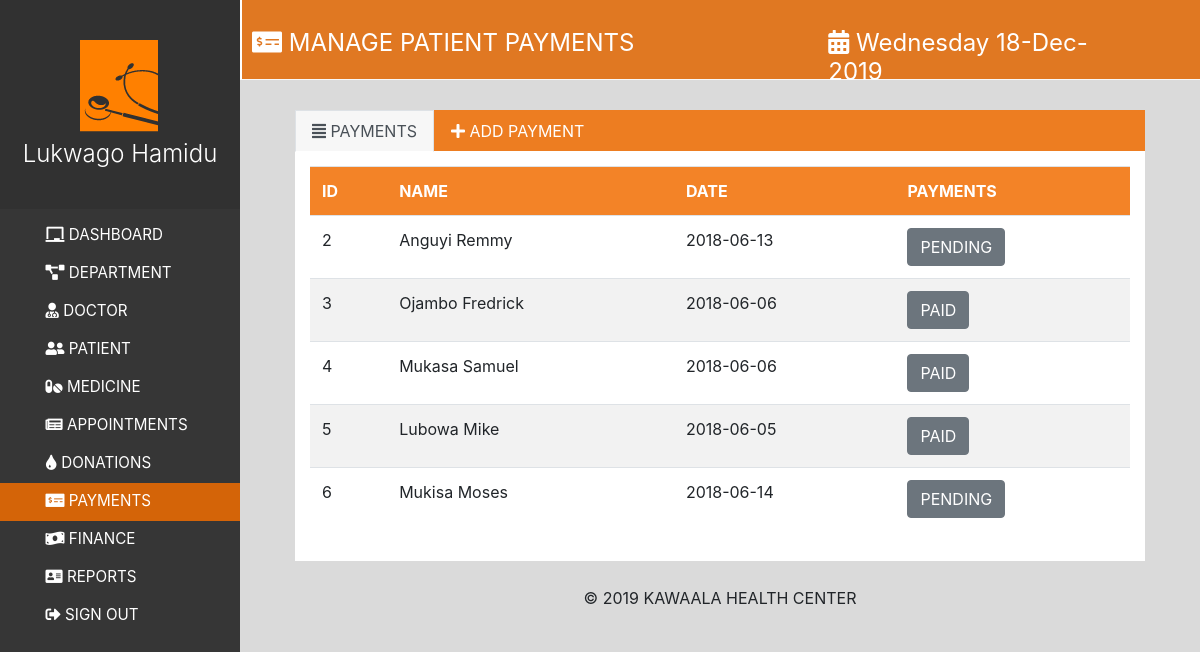
The page /payments.php (signed in) on the database its author committed.
### tables this page shows
CREATE TABLE IF NOT EXISTS `payments` (
  `id` int(11) NOT NULL AUTO_INCREMENT,
  `name` varchar(200) NOT NULL,
  `date` varchar(200) NOT NULL,
  `status` varchar(200) NOT NULL,
  PRIMARY KEY (`id`)
);

### payments.php (the view, shortened to what this page needs)
<!DOCTYPE html>
<html>
	<head>
		<link rel="stylesheet" type="text/css" href="styles.css">
		<link rel="stylesheet" type="text/css" href="css/bootstrap.css">
		<link rel="stylesheet" href="css/fontawesome-all.css">
		<link rel="stylesheet" href="css/style.css">
	</head>
	<body>
    <nav class="menu" tabindex="0">
  <header class="avatar">
		<a href="home"><img src="images/logo/logo.png" /></a>
    <h4 class="display-6"><?php echo $_SESSION['username']; ?></h4>
  </header>
	<ul>
    <li tabindex="0" class="icon-dashboard text-uppercase"><a href="home.php"><span><span class="fa fa-chalkboard"></span> Dashboard</span></a></li>
    <li tabindex="0" class="icon-customers text-uppercase"><a href="department.php"><span><span class="fa fa-project-diagram"></span> Department</span></a></li>
    <li tabindex="0" class="icon-users text-uppercase"><a href="doctordash.php"><span><span class="fa fa-user-md"></span> Doctor</span></li>
    <li tabindex="0" class="icon-settings text-uppercase"><span><span class="fa fa-user-friends"></span> Patient</span></li>
    <li tabindex="0" class="icon-settings text-uppercase"><a href="medicine.php"><span><span class="fa fa-pills"></span> Medicine</span></a></li>
    <li tabindex="0" class="icon-settings text-uppercase"><a href="appointments.php"><span><span class="fa fa-newspaper"></span> Appointments</span></a></li>
    <li tabindex="0" class="icon-settings text-uppercase"><a href="donations.php"><span><span class="fa fa-tint"></span> donations</span></li>
    <li tabindex="0" class="icon-settings text-uppercase active"><a href="payments.php"><span><span class="fa fa-money-check-alt"></span> Payments</span></a></li>
    <li tabindex="0" class="icon-settings text-uppercase"><a href="finance.php"><span><span class="fa fa-money-bill-wave"></span> Finance</span></a></li>
    <li tabindex="0" class="icon-settings text-uppercase"><a href="reports.php"><span><span class="fa fa-address-card"></span> reports</span></a></li>
    <li tabindex="0" class="icon-settings text-uppercase"><a href="index.php" style="color: #fff;"><span><span class="fas fa-sign-out-alt"></span> sign out</span></a></li>
  </ul>
</nav>
<main>
	<nav class="top-nav">
		<div class="row">
			<div class="col-md-7">
				<h4 class="header-text mt-4 "> <span class="fa fa-money-check-alt"></span> MANAGE PATIENT PAYMENTS</h4>
			</div>
			<div class="col-md-4 mt-4">
				<h4 class="header-text float-right d-none d-sm-block">
				<span class="fa fa-calendar-alt"></span>
					<?php
					$currentDate = date('d-M-Y');
					$day= date('l');
					echo $day;
					echo $currentDate;
				?></h4>
			</div>
	</nav>
	<div class="main-dash">
		<div class="tab-container">
      <ul class="nav nav-tabs tab-header" role="tablist">
        <li class="nav-item">
          <a class="nav-link active" data-toggle="tab" href="#home2" role="tab"> <span class="fa fa-align-justify"></span>  PAYMENTS</a>
        </li>
        <li class="nav-item">
          <a class="nav-link" data-toggle="tab" href="#profile2" role="tab"><span class="fa fa-plus"></span> ADD PAYMENT</a>
        </li>
      </ul>
      <div class="tab-content" role="tablist">
        <div class="tab-pane fade show active bg-color" id="home2" role="tabpanel">
          <div>
          	<div class="tab-div">
          		<?php
          		$con=mysqli_connect("localhost","root","","registration");
          		$result = mysqli_query($con,"SELECT * FROM payments");
          		echo "<table class='table table-striped'>
          		<tr style='background-color: #f16d00d8; color: #fff;'>
          		<th>ID</th>
          		<th>NAME</th>
          		<th>DATE</th>
          		<th>PAYMENTS</th>
          		</tr>";
          		while($row = mysqli_fetch_array($result))
          			{
          				echo "<tr>";
          				echo "<td>" . $row['id'] . "</td>";
                  echo "<td>" . $row['name'] . "</td>";
          				echo "<td>" . $row['date'] . "</td>";
          				echo "<td><a href='#' class='btn btn-secondary'>" .$row['status'] . "</a></td>";
          				echo "</tr>";
          			}
          			echo "</table>";
          			?>
          		</div>
          	</div>
        </div>
        </div>
	</div>
			<div class="text-center mt-2">
			&copy; <?php echo date('Y')?> KAWAALA HEALTH CENTER
		</div>
		</div>
</main>
</body>
</html>

### css/styles.css (style rules this page uses)
html, body { height: 100%; }

### css/style.css (style rules this page uses)
body { margin: 0; padding-left: 240px; background-color: #dadada; }
main { position: relative; height: 100vh; }
.active { background-color: #f16d00d8; }
.menu { background: #363636; height: 100vh; width: 240px; position: fixed; top: 0; left: 0; z-index: 5; outline: none; color: #fff; }
.menu .avatar { background: rgba(0, 0, 0, 0.1); padding: 2em 0.5em; text-align: center; }
.menu ul { list-style: none; padding: 0.5em 0; margin: 0; }
.menu ul li { padding: 0.5em 1em 0.5em 3em; font-size: 0.95em; font-weight: regular; background-repeat: no-repeat; background-position: left 15px center; background-size: auto 20px; transition: all 0.15s linear; cursor: pointer; }
.top-nav { border-bottom: 1px solid #f8f8f8; height: 80px; width: 100%; border-left: 2px solid #fff; background-color: #e26702d8; color: #fff; }
.header-text { padding: 5px 5px 0 10px ; font-weight: 400; }
.main-dash { margin: 30px; }
.tab-container { margin: 25px; }
.tab-header { background-color: #f16d00d8; }
.bg-color { background-color: #ffffff; }
.tab-div { padding: 15px; }

### rows shown on the page
payments: id "2", name "Anguyi Remmy", date "2018-06-13", status "PENDING"
payments: id "3", name "Ojambo Fredrick", date "2018-06-06", status "PAID"
payments: id "4", name "Mukasa Samuel", date "2018-06-06", status "PAID"
payments: id "5", name "Lubowa Mike", date "2018-06-05", status "PAID"
payments: id "6", name "Mukisa Moses", date "2018-06-14", status "PENDING"

### other values the page prints
$_SESSION['username'] "Lukwago Hamidu"
